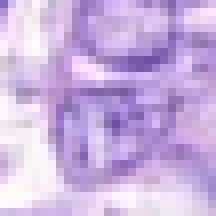
#> input picture patch_images/10113.png, 27 x 27 px, given in place of 12681.png, which was not available (shown 8 times larger)
$ jupyter execute --allow-errors 'A2 copy.ipynb'
#> lines starting #> are read from the running program, lines starting #| are printed output that depends on the picture; pictures that were not available may be replaced by others from this repository, and a replacement may not be noted
[cell 1]
import numpy as np
import pandas as pd
import matplotlib.pyplot as plt
import seaborn as sns
# import tensorflow as tf
# from tensorflow.keras import layers, models
from sklearn.model_selection import train_test_split
from PIL import Image
import os

def preprocess_image(image_name):
    image_path = os.path.join('patch_images', image_name)  # Update the path to the images directory
    image = Image.open(image_path)
    image = image.resize((224, 224))
    image = np.array(image)
    image = image / 255.0
    return image


# Load the dataset

import io
main_data = pd.read_csv('data_labels_mainData.csv')
#> (reads data_labels_mainData.csv from the repository)
extra_data = pd.read_csv('data_labels_extraData.csv')
#> (reads data_labels_extraData.csv from the repository)


# Preprocess the data
# Load the additional dataset

# Preprocess the additional data
extra_data["isCancerous"] = np.where(extra_data["isCancerous"] == 0, 0, 1)

#> (the rest of this cell did not finish here and is left out)

#> in preprocess_image, image is the input picture: PIL image 27x27 RGB; mean R, G, B 201.4, 177.4, 222.6
#> in preprocess_image, `image = image.resize((224, 224))`:
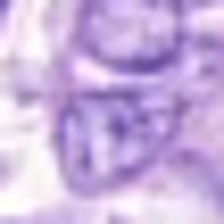
#> image: PIL image 224x224 RGB; mean R, G, B 201.4, 177.3, 222.6
#> call 2 of preprocess_image, with image_name = '12682.png'
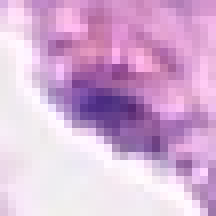
#> input picture patch_images/10219.png, 27 x 27 px, given in place of 12682.png, which was not available (shown 8 times larger)
#> in preprocess_image, image is the input picture: PIL image 27x27 RGB; mean R, G, B 213.7, 176, 213
#> in preprocess_image (call 2), `image = image.resize((224, 224))`:
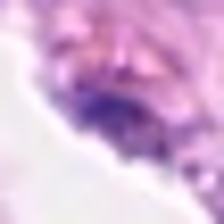
#> image: PIL image 224x224 RGB; mean R, G, B 213.7, 176, 212.9
extra_labels = np.array(extra_data["isCancerous"])
